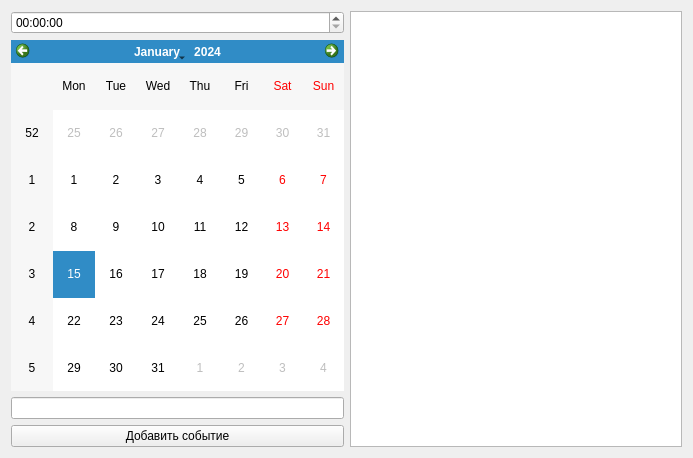
<?xml version="1.0" encoding="UTF-8"?>
<ui version="4.0">
 <class>Form</class>
 <widget class="QWidget" name="Form">
  <property name="geometry">
   <rect>
    <x>0</x>
    <y>0</y>
    <width>693</width>
    <height>458</height>
   </rect>
  </property>
  <property name="windowTitle">
   <string>Минипланировщик</string>
  </property>
  <layout class="QVBoxLayout" name="verticalLayout_2">
   <item>
    <layout class="QHBoxLayout" name="horizontalLayout">
     <item>
      <layout class="QVBoxLayout" name="verticalLayout">
       <item>
        <widget class="QTimeEdit" name="timeEdit"/>
       </item>
       <item>
        <widget class="QCalendarWidget" name="calendarWidget"/>
       </item>
       <item>
        <widget class="QLineEdit" name="lineEdit"/>
       </item>
       <item>
        <widget class="QPushButton" name="pushButton">
         <property name="text">
          <string>Добавить событие</string>
         </property>
        </widget>
       </item>
      </layout>
     </item>
     <item>
      <widget class="QListWidget" name="listWidget"/>
     </item>
    </layout>
   </item>
  </layout>
 </widget>
 <resources/>
 <connections/>
</ui>
